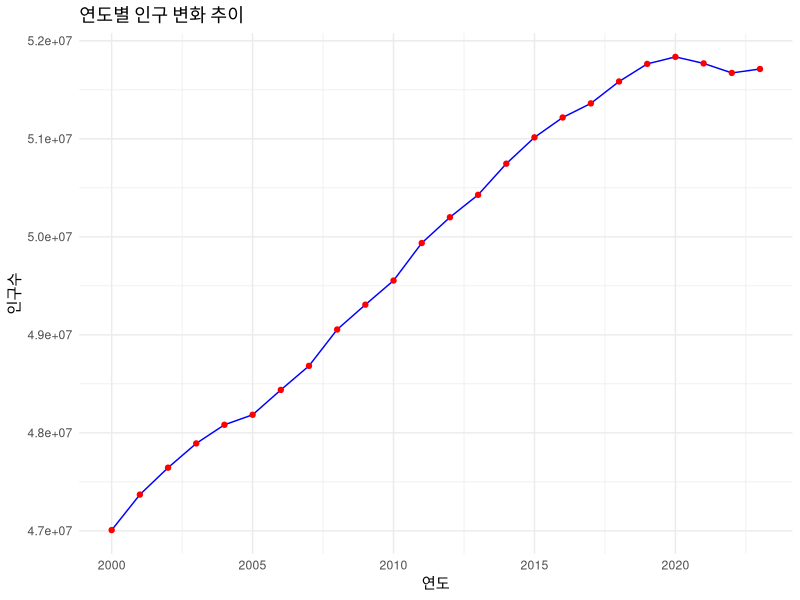
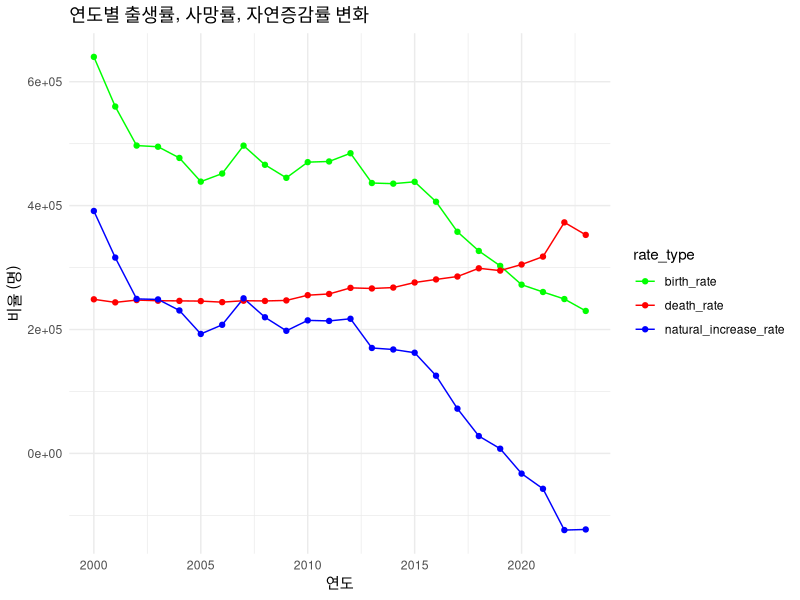
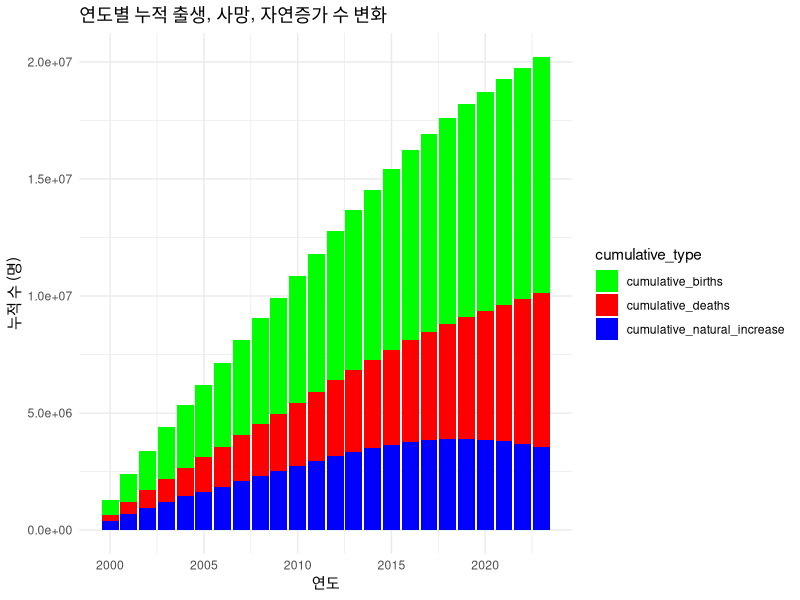
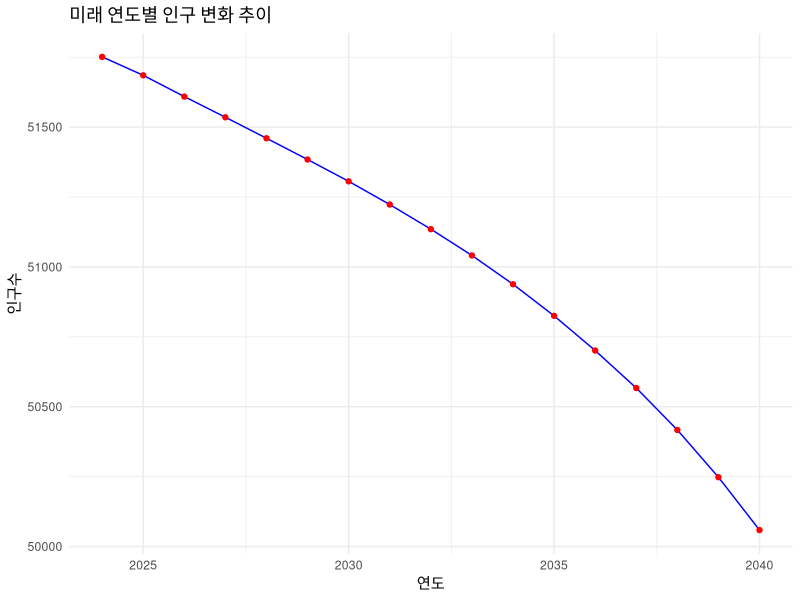
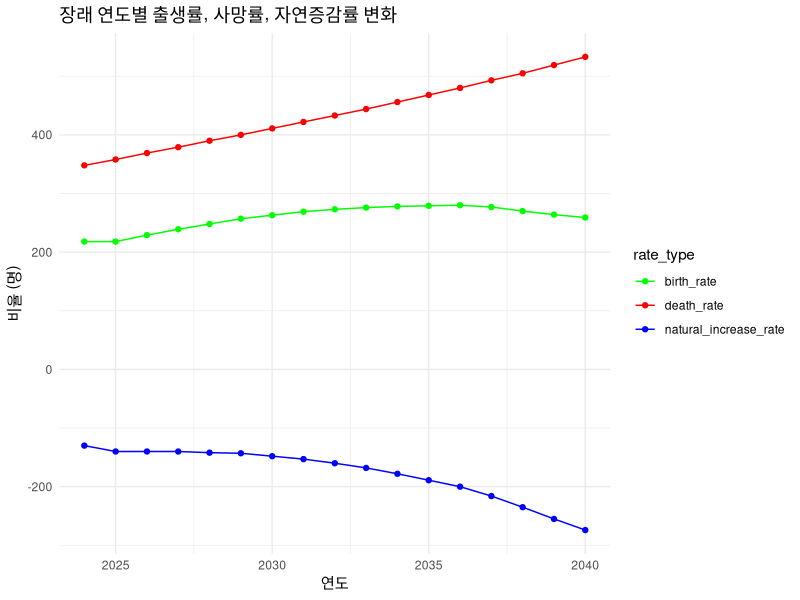

Here is the R script that generated these plots, in order:
# 필요한 라이브러리 로드
library(tidyverse)

# 데이터 불러오기
demographic_data <- read.csv("PopulationByYear.csv")

# 데이터 구조 확인
str(demographic_data)

# 데이터 확인
head(demographic_data)

# 수치형으로 변환
demographic_data <- demographic_data %>%
  mutate(year = as.numeric(year),
         population = as.numeric(gsub(",", "", population)),
         birth_rate = as.numeric(gsub(",", "", birth_rate)),
         death_rate = as.numeric(gsub(",", "", death_rate)),
         natural_increase_rate = as.numeric(gsub(",", "", natural_increase_rate)))

# 변환된 데이터 확인
str(demographic_data)
head(demographic_data)

# 연도별 인구 변화 시각화
ggplot(demographic_data, aes(x = year, y = population)) +
  geom_line(color = "blue") +
  geom_point(color = "red") +
  ggtitle("연도별 인구 변화 추이") +
  xlab("연도") +
  ylab("인구수") +
  theme_minimal()

# 출생률, 사망률, 자연증감률 시각화
demographic_data_long <- demographic_data %>%
  pivot_longer(cols = c(birth_rate, death_rate, natural_increase_rate), 
               names_to = "rate_type", values_to = "rate")

ggplot(demographic_data_long, aes(x = year, y = rate, color = rate_type)) +
  geom_line() +
  geom_point() +
  ggtitle("연도별 출생률, 사망률, 자연증감률 변화") +
  xlab("연도") +
  ylab("비율 (명)") +
  theme_minimal() +
  scale_color_manual(values = c("birth_rate" = "green", 
                                "death_rate" = "red", 
                                "natural_increase_rate" = "blue"))

# 누적 출생, 사망, 자연증가 수 계산
demographic_data <- demographic_data %>%
  mutate(cumulative_births = cumsum(birth_rate),
         cumulative_deaths = cumsum(death_rate),
         cumulative_natural_increase = cumsum(natural_increase_rate))

# 누적 출생, 사망, 자연증가 수 시각화
demographic_data_long_cumulative <- demographic_data %>%
  pivot_longer(cols = c(cumulative_births, cumulative_deaths, cumulative_natural_increase), 
               names_to = "cumulative_type", values_to = "cumulative_value")

ggplot(demographic_data_long_cumulative, aes(x = year, y = cumulative_value, fill = cumulative_type)) +
  geom_bar(stat = "identity", position = "stack") +
  ggtitle("연도별 누적 출생, 사망, 자연증가 수 변화") +
  xlab("연도") +
  ylab("누적 수 (명)") +
  theme_minimal() +
  scale_fill_manual(values = c("cumulative_births" = "green", 
                               "cumulative_deaths" = "red", 
                               "cumulative_natural_increase" = "blue"))


# 장래데이터 불러오기
future_data <- read.csv("PopulationByFuture.csv")

# 데이터 구조 확인
str(future_data)

# 수치형으로 변환
future_data <- future_data %>%
  mutate(year = as.numeric(year),
         population = as.numeric(gsub(",", "", population)),
         birth_rate = as.numeric(gsub(",", "", birth_rate)),
         death_rate = as.numeric(gsub(",", "", death_rate)),
         natural_increase_rate = as.numeric(gsub(",", "", natural_increase_rate)))

# 변환된 데이터 확인
str(future_data)
head(future_data)

# 연도별 인구 변화 시각화
ggplot(future_data, aes(x = year, y = population)) +
  geom_line(color = "blue") +
  geom_point(color = "red") +
  ggtitle("미래 연도별 인구 변화 추이") +
  xlab("연도") +
  ylab("인구수") +
  theme_minimal()

# 출생률, 사망률, 자연증감률 시각화
future_data_long <- future_data %>%
  pivot_longer(cols = c(birth_rate, death_rate, natural_increase_rate), 
               names_to = "rate_type", values_to = "rate")

ggplot(future_data_long, aes(x = year, y = rate, color = rate_type)) +
  geom_line() +
  geom_point() +
  ggtitle("장래 연도별 출생률, 사망률, 자연증감률 변화") +
  xlab("연도") +
  ylab("비율 (명)") +
  theme_minimal() +
  scale_color_manual(values = c("birth_rate" = "green", 
                                "death_rate" = "red", 
                                "natural_increase_rate" = "blue"))

